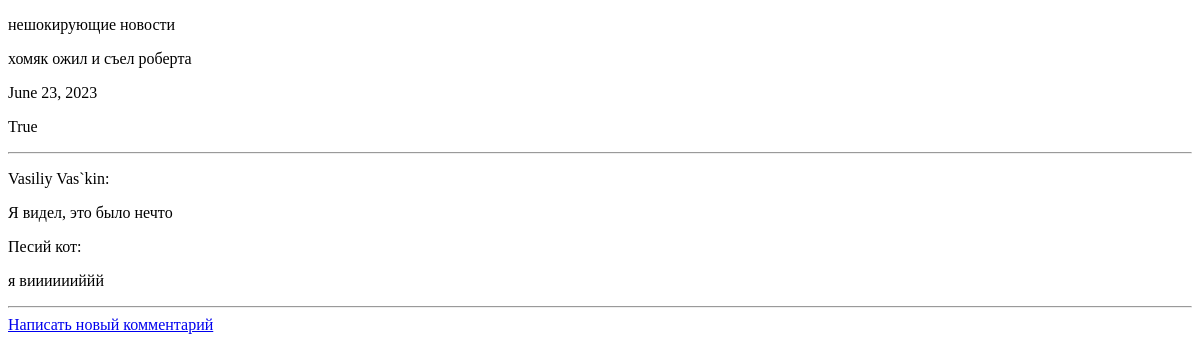
Before: /news/news_list/2 with the older database file.
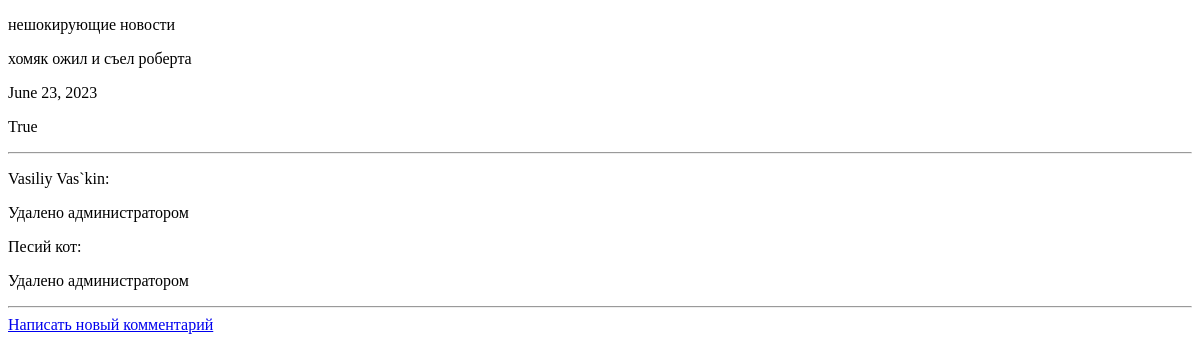
After: the same page with the newer database file.
### news/models.py (models this page shows, shortened)
class CommentsModel(models.Model):
    name = models.CharField(max_length=20, verbose_name='Автор')
    text = models.TextField(verbose_name='Содержимое')
    news = models.ForeignKey('NewsModel', on_delete=models.CASCADE, related_name='comms')

### news/views.py (the view)
# urls.py: path('news_list/<int:pk>', SortedNews.as_view(), name='Новости каждая -detail'),
class SortedNews(DetailView):
    model = NewsModel

### news/templates/news/newsmodel_detail.html (shortened to what this page needs)
<!DOCTYPE html>
<html lang="en">
<head>
</head>
{% if newsmodel %}
<body>
<p>{{newsmodel.title}}</p>
<p>{{newsmodel.content}}</p>
<p>{{newsmodel.date_redacted}}</p>
<p>{{newsmodel.flag_active}}</p>
{% else %}
<p>Новостей нет</p>
{% endif %}
<hr>
{% if newsmodel.comms %}
{% for i in newsmodel.comms.all %}
<p>{{i.name}}:</p>
<p>{{i.text}}</p>
{% endfor %}
{% else %}
<p>Комментариев нет</p>
{% endif %}
</body>
<hr>
<a href ='http://127.0.0.1:8000/news/makecomm/'>Написать новый комментарий</a>
</html>

Changed rows visible on the page:
changed CommentsModel "Vasiliy Vas`kin": text "Я видел, это было нечто" → "Удалено администратором"
changed CommentsModel "Песий кот": text "я вииииииййй" → "Удалено администратором"
